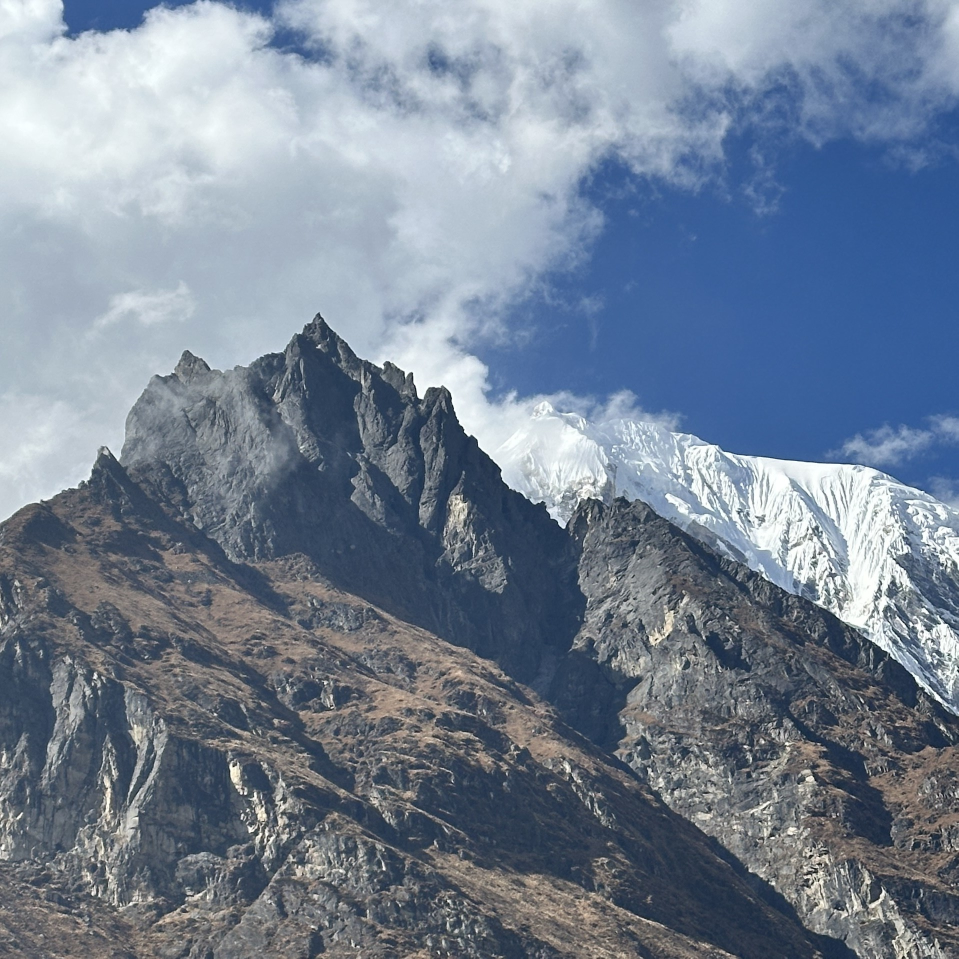
#> input picture Image Enhancement/mountain.JPG, 1917 x 1917 px (shown at 1/2 size)
$ python spatial.py
#> lines starting #> are read from the running program, lines starting #| are printed output that depends on the picture
import cv2
import numpy as np
import matplotlib.pyplot as plt
from mpl_toolkits.mplot3d import Axes3D

image = cv2.imread('mountain.JPG', cv2.IMREAD_GRAYSCALE)
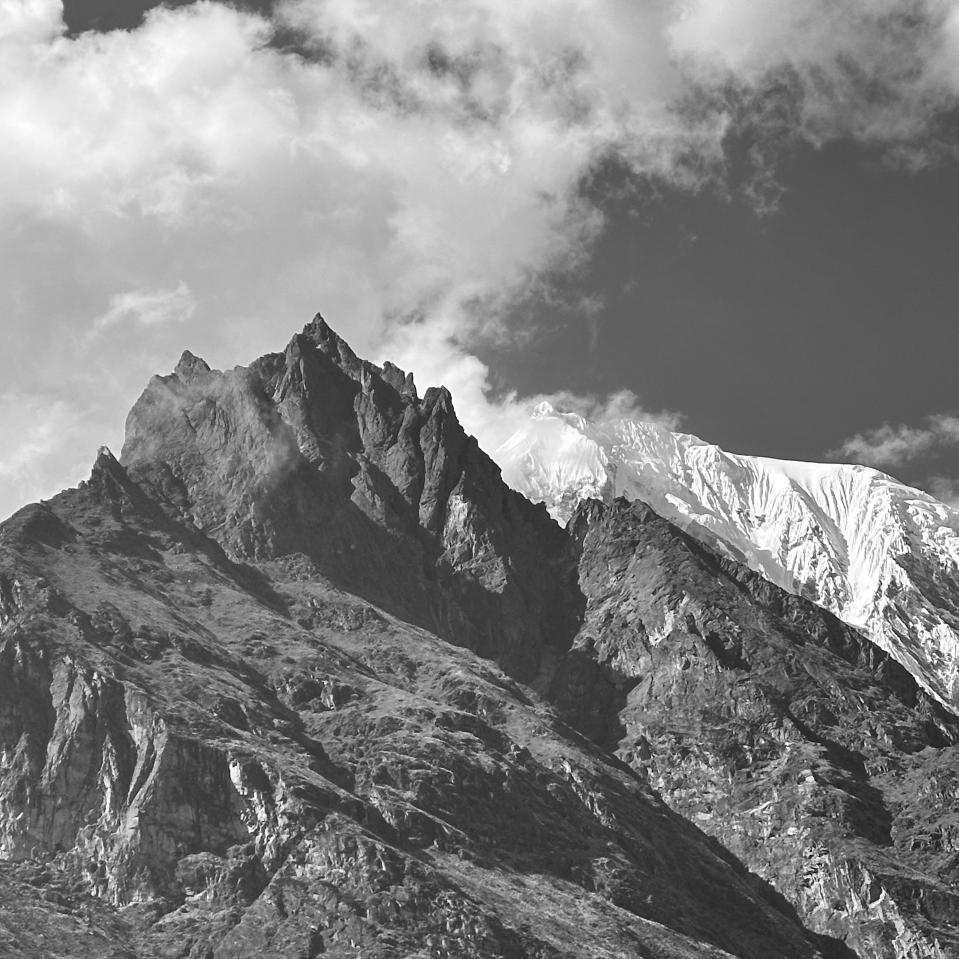
#> image: shape (1917, 1917) (shown at 1/2 size); min 0, max 255, mean 128.4

scale_factor = 0.01
image = cv2.resize(image, (0, 0), fx=scale_factor, fy=scale_factor)

image.shape

plt.imshow(image, cmap='gray')

image = image.astype(np.float32) / 255.0

h, w = image.shape
#> h = 19; w = 19

x, y = np.meshgrid(np.arange(w), np.arange(h))
y = h - y

fig = plt.figure(figsize=(10, 7))
ax = fig.add_subplot(111, projection = '3d')

ax.plot_surface(x, y, image, cmap='gray', edgecolor='none')
ax.set_xlabel("X (Width)")
ax.set_ylabel("Y (Height)")
ax.set_zlabel("Intensity")
ax.set_title("Spatial Domain 3D Visualization")
ax.view_init(elev=60, azim=120)

plt.show()
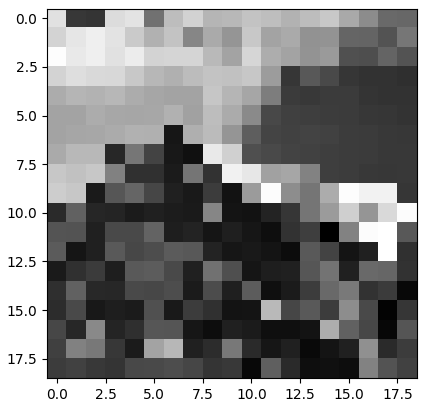
#> figure drawn by matplotlib, 1 panel
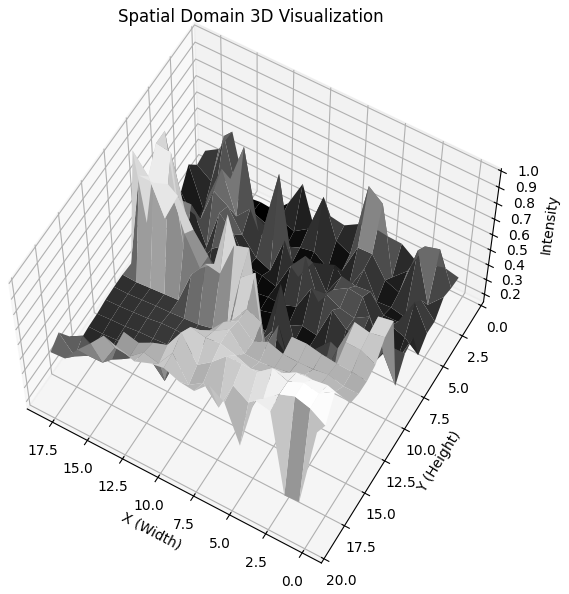
#> figure drawn by matplotlib, 1 panel
